Frame 1 (no input): blank canvas, image omitted
Frame 60 (no input): blank canvas, image omitted
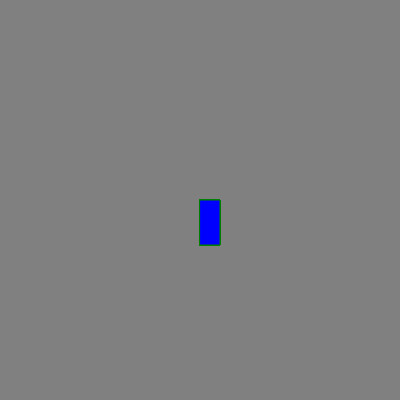
Frame 120 (the mouse pressed at the canvas centre since frame 60)

The p5.js sketch whose frames 1 and 60 were blank and that drew this single picture after the mouse press (run headless with seeded random() and noise() and a simulated clock; from frame 60 on, the mouse is pressed at the canvas centre):

// p5.js sketch
// ── sketch.js
function setup() {
    createCanvas(400, 400);
    background("gray");
  }
  
  function draw() {
    stroke("green");
    fill("blue");
  
    if (mouseIsPressed) {
      rect(mouseX, mouseY, 20, 45);
    }
  }
  
